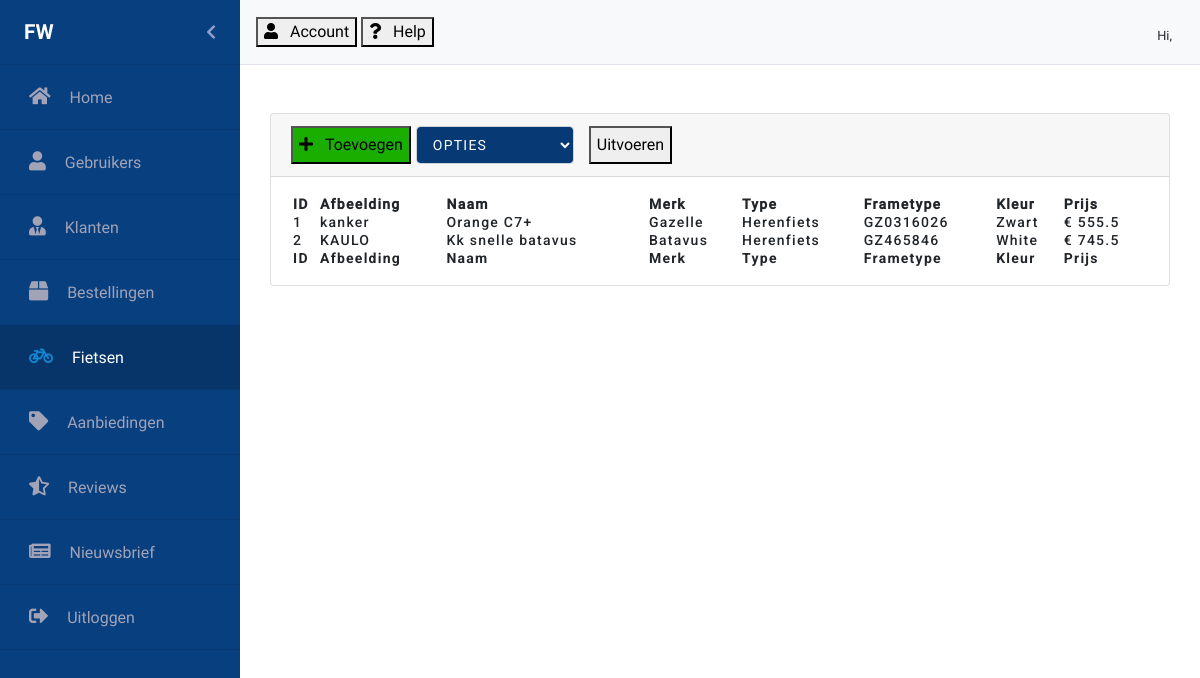
The app's page /fietsen.php with its own data.
### tables this page shows
CREATE TABLE `bikes` (
  `id` int(11) NOT NULL,
  `image_path` varchar(255) NOT NULL,
  `brand` varchar(50) NOT NULL,
  `color` varchar(50) NOT NULL,
  `framenumber` varchar(50) NOT NULL,
  `damaged` tinyint(4) NOT NULL,
  `bikename` text NOT NULL,
  `biketype` int(11) NOT NULL,
  `gears` int(11) NOT NULL,
  `selling_price` float NOT NULL
);

### fietsen.php (the view, shortened to what this page needs)
<?php
require_once("Controllers/dbconnect.php");
$records = $con->query("SELECT * FROM bikes");
?>
<!doctype html>
<html lang="en">
<head>
    <link rel="stylesheet" href="https://stackpath.bootstrapcdn.com/bootstrap/4.3.1/css/bootstrap.min.css">
    <link rel="stylesheet" href="https://use.fontawesome.com/releases/v5.8.2/css/all.css" type='text/css' media='all'>
    <link href="https://unpkg.com/material-components-web@latest/dist/material-components-web.min.css" rel="stylesheet">
    <link rel="stylesheet" href="scss/backend.css">
    <link rel="stylesheet" type="text/css" href="css/Datatable/select.dataTables.min.css">
    <link rel="stylesheet" type="text/css" href="css/Datatable/datatables.min.css"/>
    <link rel="stylesheet" type="text/css" href="css/Animate/animate.css">
</head>
<body>
<div id="wrapper" class="toggled">
    <div id="sidebar-wrapper" class="sidebarAnimation">
        <ul class="sidebarUl">
            <div class="sidebarProfilePicture pl-4 pr-4" id="sidebarProfilePicture">
                <span class="logo sidebarUsername">FW</span>
                <a href="#menu-toggle" id="menu-toggle" class="aSidebarChevron float-right">
                    <i class="fas fa-chevron-left" id="chevron"></i>
                </a>
            </div>
            <li class="sidebarLi">
                <a class="accordion-toggle collapsed toggle-switch" href="dashboard.php">
                    <div class="sidebarData">
                        <span class="sidebar-icon"><i class="fas fa-home iconwidth"></i></span>
                        <span class="pr-15"></span>
                        <span class="sidebar-title">Home</span>
                    </div>
                </a>
            </li>
            <li class="sidebarLi">
                <a class="accordion-toggle collapsed toggle-switch" href="gebruikers.php">
                    <div class="sidebarData">
                        <span class="sidebar-icon"><i class="fas fa-user iconwidth"></i></span>
                        <span class="pr-15"></span>
                        <span class="sidebar-title">Gebruikers</span>
                    </div>
                </a>
            </li>
            <li class="sidebarLi">
                <a class="accordion-toggle collapsed toggle-switch" href="klanten.php">
                    <div class="sidebarData">
                        <span class="sidebar-icon"><i class="fas fa-user-tie iconwidth"></i></span>
                        <span class="pr-15"></span>
                        <span class="sidebar-title">Klanten</span>
                    </div>
                </a>
            </li>
            <li class="sidebarLi" id="bestellingen" data-toggle="collapse" href="#submenu-2">
                <a class="accordion-toggle collapsed toggle-switch" data-toggle="collapse" href="#submenu-2">
                    <div class="sidebarData">
                        <span class="sidebar-icon"><i class="fa fa-box iconwidth"></i></span>
                        <span class="pr-15"></span>
                        <span class="sidebar-title">Bestellingen</span>
                    </div>
                </a>
            </li>
            <li class="sidebarLi active">
                <a class="accordion-toggle collapsed toggle-switch" href="#">
                    <div class="sidebarData">
                        <span class="sidebar-icon"><i class="fa fa-bicycle iconwidth"></i></span>
                        <span class="pr-15"></span>
                        <span class="sidebar-title">Fietsen</span>
                    </div>
                </a>
            </li>
            <li class="sidebarLi">
                <a class="accordion-toggle collapsed toggle-switch" href="aanbiedingen.php">
                    <div class="sidebarData">
                        <span class="sidebar-icon"><i class="fas fa-tag iconwidth"></i></span>
                        <span class="pr-15"></span>
                        <span class="sidebar-title">Aanbiedingen</span>
                    </div>
                </a>
            </li>
            <li class="sidebarLi">
                <a class="accordion-toggle collapsed toggle-switch" href="reviews.php">
                    <div class="sidebarData">
                        <span class="sidebar-icon"><i class="fas fa-star-half-alt iconwidth"></i></span>
                        <span class="pr-15"></span>
                        <span class="sidebar-title">Reviews</span>
                    </div>
                </a>
            </li>
            <li class="sidebarLi">
                <a class="accordion-toggle collapsed toggle-switch" href="nieuwsbrief.php">
                    <div class="sidebarData">
                        <span class="sidebar-icon"><i class="fas fa-newspaper iconwidth"></i></span>
                        <span class="pr-15"></span>
                        <span class="sidebar-title">Nieuwsbrief</span>
                    </div>
                </a>
            </li>
            <li class="sidebarLi">
                <a class="accordion-toggle collapsed toggle-switch" href="#">
                    <div class="sidebarData">
                        <span class="sidebar-icon"><i class="fas fa-sign-out-alt iconwidth"></i></span>
                        <span class="pr-15"></span>
                        <span class="sidebar-title">Uitloggen</span>
                    </div>
                </a>
            </li>
        </ul>
    </div>
    <nav class="navbar navbar-light bg-light mr-auto nav" id="nav">
        <div class="justify-content-end">
            <button class="foo-button mdc-button mdc-button--raised mdc-ripple-upgraded account">
                <i class="fas fa-user"></i>
                <span class="pr-2"></span>
                <span class="mdc-button__label">Account</span>
            </button>
            <button class="foo-button mdc-button mdc-button--raised mdc-ripple-upgraded help">
                <i class="fas fa-question"></i>
                <span class="pr-2"></span>
                <span class="mdc-button__label">Help</span>
            </button>
        </div>
        <div class="mdc-chip-set pl-2 pr-2">
            <div class="hiUser pr-1 pt-2">
                <span class="hiNav">Hi, </span>
            </div>
        </div>
    </nav>
    <div class="row gebruikers">
        <div class="card text-black mb-5 mt-5">
            <div class="card-header" id="card-header">
                <button class="foo-button mdc-button mdc-button--raised mdc-ripple-upgraded toevoegen" id="toevoegen">
                    <i class="fas fa-plus"></i>
                    <span class="pr-2"></span>
                    <span class="mdc-button__label">Toevoegen</span>
                </button>
                <div class="selectDatatable mdc-button__label">
                    <select class="form-control">
                        <option value="" disabled selected id="opties">Opties</option>
                    </select>
                </div>
                <button class="foo-button mdc-button mdc-button--raised mdc-ripple-upgraded uitvoeren" id="uitvoeren">
                    <span class="mdc-button__label">Uitvoeren</span>
                </button>
            </div>
            <div id="datatable-card" class="card-body-table">
                <table id="fietsen" class="table-card" style="width:100%">
                    <thead>
                    <tr>
                        <th></th>
                        <th>ID</th>
                        <th>Afbeelding</th>
                        <th>Naam</th>
                        <th>Merk</th>
                        <th>Type</th>
                        <th>Frametype</th>
                        <th>Kleur</th>
                        <th>Prijs</th>
                    </tr>
                    </thead>
                    <tbody>
                    <?php
                    while (  $row =  mysqli_fetch_array($records)    )
                    {
                        ?>
                        <tr>
                            <td></td>
                            <td><?php echo $row['id']?></td>
                            <td><?php echo $row['image_path']?></td>
                            <td><?php echo $row['bikename']?></td>
                            <td><?php echo $row['brand']?></td>
                            <td><?php if($row['biketype'] == 0)
                                {echo "Damesfiets";}
                                elseif($row['biketype'] == 1)
                                {echo "Herenfiets";}?></td>
                            <td><?php echo $row['framenumber'] ?></td>
                            <td><?php echo $row['color'] ?></td>
                            <td><?php echo "&euro; " . $row['selling_price'] ?></td>
                        </tr>
                        <?php
                    }
                    ?>
                    </tbody>
                    <tfoot>
                    <tr>
                        <th></th>
                        <th>ID</th>
                        <th>Afbeelding</th>
                        <th>Naam</th>
                        <th>Merk</th>
                        <th>Type</th>
                        <th>Frametype</th>
                        <th>Kleur</th>
                        <th>Prijs</th>
                    </tr>
                    </tfoot>
                </table>
            </div>
        </div>
    </div>
</body>
</html>

### scss/backend.css (style rules this page uses)
#sidebar-wrapper { background: #073f7f !important; float: left; overflow: hidden; height: 100vh; width: 240px; }
a { text-decoration: none !important; }
.sidebarUl { padding: 0px; overflow: hidden; height: 100% !important; display: inline; }
.sidebarLi { height: 65px; line-height: 65px; font-size: 1rem; border-bottom: 1px solid #073A74; }
.active { background: #073A74; }
.active .sidebarData { color: #fff; }
.active .sidebar-icon { color: #1587d2; }
.iconwidth { font-size: 1.2rem !important; }
.iconwidth::before { width: 24px !important; }
.sidebarData { color: #a2a3b7; position: relative; left: 29px; }
.active { background: #07356A !important; color: #fff; }
.sidebarUsername { font-family: Roboto-Bold; margin: 0; }
.aSidebarChevron { color: #c3c5e2b8; }
i#chevron { line-height: 65px; }
.sidebarProfilePicture { height: 65px; line-height: 65px; font-size: 1rem; border-bottom: 1px solid #073A74; color: #fff; }
#wrapper { padding-left: 0; -webkit-transition: all 0.5s ease; -moz-transition: all 0.5s ease; -o-transition: all 0.5s ease; transition: all 0.5s ease; }
.sidebarAnimation { -webkit-transition: all 0.4s ease; -moz-transition: all 0.4s ease; -o-transition: all 0.4s ease; transition: all 0.4s ease; }
.pr-15 { padding-right: 15px !important; }
.logo { font-family: Roboto-Bold; text-transform: uppercase; font-size: 1.3rem; }
.nav { height: 65px; border-bottom: 1px solid #e1e1ef; }
.hiNav { font-size: 0.8rem; }
.card-body-table { padding: 18px; }
.card.text-black.mb-5.mt-5 { margin-right: 30px; margin-left: 30px; width: 100%; }
thead { font-family: Roboto-Medium; }
.selectDatatable { float: left; margin-right: 20px; }
.toevoegen { float: left !important; background: #1AAF00 !important; height: 38px; }
.gebruikers { margin: 0; }
select { height: 38px !important; margin-left: 5px; transition: border-color 0.15s ease-in-out, box-shadow 0.15s ease-in-out; background-color: #073A74 !important; color: #fff !important; font-family: Roboto, sans-serif; -moz-osx-font-smoothing: grayscale; -webkit-font-smoothing: antialiased; font-size: 0.875rem !important; line-height: inherit; font-weight: 500; letter-spacing: 0.0892857143em; text-decoration: none; text-transform: uppercase; padding: 0 8px 0 8px; display: inline-flex; position: relative; align-items: center; justify-content: center; box-sizing: border-box; min-width: 64px; border: none; outline: none; -webkit-user-select: none; -moz-user-select: none; -ms-user-select: none; user-select: none; overflow: hidden; vertical-align: middle; border-radius: 4px; }
.uitvoeren { height: 38px; }
.table-card { letter-spacing: 0.0892857143em !important; font-weight: 500 !important; font-size: 0.875rem !important; font-family: Roboto, sans-serif !important; border: none !important; outline: none !important; }
body, html { font-family: Roboto-Regular; overflow-x: hidden; height: 100%; }
:root { --mdc-theme-primary: #073f7f; --mdc-theme-secondary: #018786; --mdc-theme-background: #fff; --mdc-theme-surface: #fff; --mdc-theme-error: #b00020; --mdc-theme-on-primary: #fff; --mdc-theme-on-secondary: #fff; --mdc-theme-on-surface: #000; --mdc-theme-on-error: #fff; --mdc-theme-text-primary-on-background: rgba(0, 0, 0, 0.87); --mdc-theme-text-secondary-on-background: rgba(0, 0, 0, 0.54); --mdc-theme-text-hint-on-background: rgba(0, 0, 0, 0.38); --mdc-theme-text-disabled-on-background: rgba(0, 0, 0, 0.38); --mdc-theme-text-icon-on-background: rgba(0, 0, 0, 0.38); --mdc-theme-text-primary-on-light: rgba(0, 0, 0, 0.87); --mdc-theme-text-secondary-on-light: rgba(0, 0, 0, 0.54); --mdc-theme-text-hint-on-light: rgba(0, 0, 0, 0.38); --mdc-theme-text-disabled-on-light: rgba(0, 0, 0, 0.38); --mdc-theme-text-icon-on-light: rgba(0, 0, 0, 0.38); --mdc-theme-text-primary-on-dark: white; --mdc-theme-text-secondary-on-dark: rgba(255, 255, 255, 0.7); --mdc-theme-text-hint-on-dark: rgba(255, 255, 255, 0.5); --mdc-theme-text-disabled-on-dark: rgba(255, 255, 255, 0.5); --mdc-theme-text-icon-on-dark: rgba(255, 255, 255, 0.5); }

### records on screen
bikes: id "1", image_path "kanker", bikename "Orange C7+", brand "Gazelle", biketype "Herenfiets", framenumber "GZ0316026", color "Zwart", selling_price "555.5"
bikes: id "2", image_path "KAULO", bikename "Kk snelle batavus", brand "Batavus", biketype "Herenfiets", framenumber "GZ465846", color "White", selling_price "745.5"
